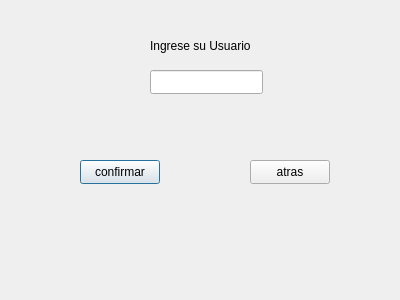
<?xml version="1.0" encoding="UTF-8"?>
<ui version="4.0">
 <class>page_c1</class>
 <widget class="QDialog" name="page_c1">
  <property name="geometry">
   <rect>
    <x>0</x>
    <y>0</y>
    <width>400</width>
    <height>300</height>
   </rect>
  </property>
  <property name="windowTitle">
   <string>page_c1</string>
  </property>
  <widget class="QLabel" name="label">
   <property name="geometry">
    <rect>
     <x>150</x>
     <y>30</y>
     <width>111</width>
     <height>31</height>
    </rect>
   </property>
   <property name="text">
    <string>Ingrese su Usuario</string>
   </property>
  </widget>
  <widget class="QLineEdit" name="username_in">
   <property name="geometry">
    <rect>
     <x>150</x>
     <y>70</y>
     <width>113</width>
     <height>24</height>
    </rect>
   </property>
  </widget>
  <widget class="QPushButton" name="pushButton">
   <property name="geometry">
    <rect>
     <x>80</x>
     <y>160</y>
     <width>80</width>
     <height>24</height>
    </rect>
   </property>
   <property name="text">
    <string>confirmar</string>
   </property>
  </widget>
  <widget class="QPushButton" name="pushButton_2">
   <property name="geometry">
    <rect>
     <x>250</x>
     <y>160</y>
     <width>80</width>
     <height>24</height>
    </rect>
   </property>
   <property name="text">
    <string>atras</string>
   </property>
  </widget>
  <widget class="QLabel" name="user_ivalid">
   <property name="geometry">
    <rect>
     <x>180</x>
     <y>120</y>
     <width>58</width>
     <height>16</height>
    </rect>
   </property>
   <property name="text">
    <string/>
   </property>
  </widget>
 </widget>
 <resources/>
 <connections/>
</ui>
